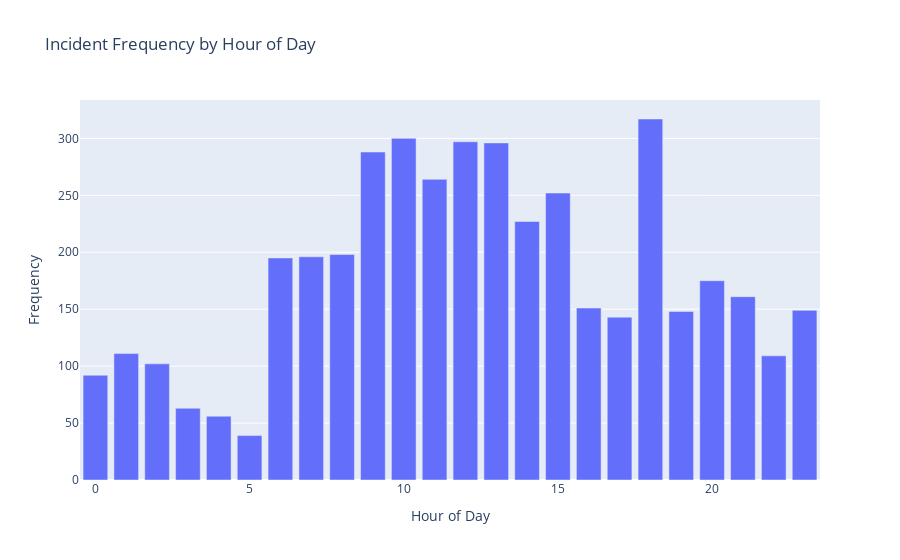

Here is the notebook cell this chart was saved with:
### Code cell
# Calls plot_bar_chart function
plot_bar_chart(df['hour'].value_counts().sort_index(), 'Hour of Day', 'Frequency', 'Incident Frequency by Hour of Day')

### Figure 1 — Plotly figure (JSON) as saved in the notebook; plotly's stock layout.template omitted (floating-point values rounded to 4 significant figures)
{"data": [{"alignmentgroup": "True", "hovertemplate": "Hour of Day=%{x}<br>Frequency=%{y}<extra></extra>", "legendgroup": "", "marker": {"color": "#636efa", "pattern": {"shape": ""}}, "name": "", "offsetgroup": "", "orientation": "v", "showlegend": false, "textposition": "auto", "type": "bar", "x": [0, 1, 2, 3, 4, 5, 6, 7, 8, 9, 10, 11, 12, 13, 14, 15, 16, 17, 18, 19, 20, 21, 22, 23], "xaxis": "x", "y": [92, 111, 102, 63, 56, 39, 195, 196, 198, 288, 300, 264, 297, 296, 227, 252, 151, 143, 317, 148, 175, 161, 109, 149], "yaxis": "y"}], "layout": {"barmode": "relative", "legend": {"tracegroupgap": 0}, "title": {"text": "Incident Frequency by Hour of Day"}, "xaxis": {"anchor": "y", "domain": [0, 1], "title": {"text": "Hour of Day"}}, "yaxis": {"anchor": "x", "domain": [0, 1], "title": {"text": "Frequency"}}}}
